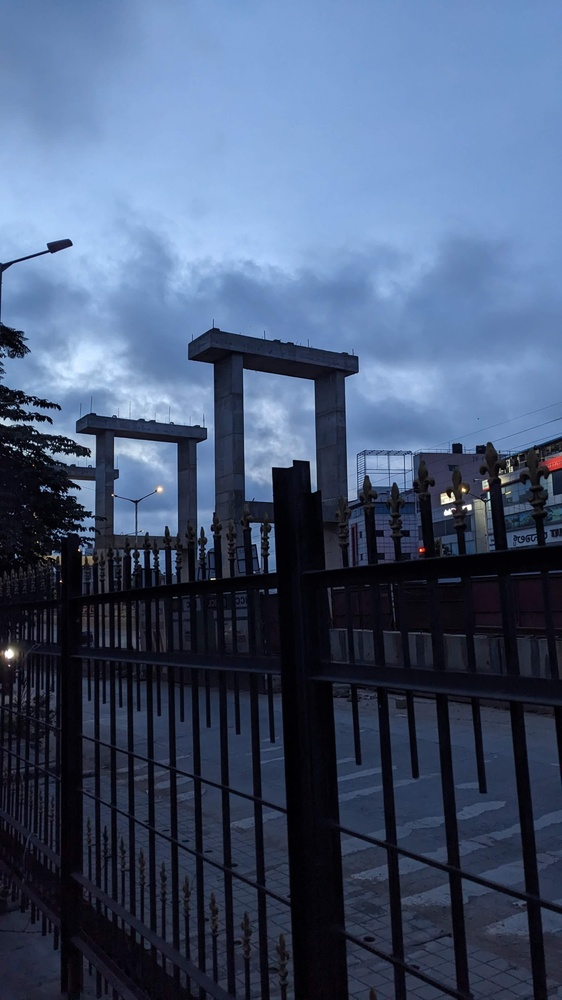
#> input picture Temp/GP_PXL_20240926_003004774_with_updated_exif.jpg, 562 x 1000 px, shrunk from 2268 x 4032 before the run, found by its file name
$ jupyter execute color_model.ipynb
#> lines starting #> are read from the running program, lines starting #| are printed output that depends on the picture; after the words box and inside, x2 and y2 are one past the last pixel; in counts of white or black regions, pixels touching at a corner belong together
[cell 1]
import numpy as np
import cv2
from PIL import Image
import matplotlib.pyplot as plt
import seaborn as sns

[cell 2]
picture1 = cv2.imread('/Users/sumitsaha/Desktop/DataScience_Udemy/ComputerVision/Practice/Temp/GP_PXL_20240926_003004774_with_updated_exif.jpg')
#> picture1 is the input picture: shape (1000, 562, 3); mean B, G, R 116.8, 87.7, 71.1
picture1_RGB = cv2.cvtColor(picture1,cv2.COLOR_BGR2RGB)
picture2 = cv2.cvtColor(picture1_RGB, cv2.COLOR_RGB2HSV_FULL)
#> picture2: shape (1000, 562, 3); mean H, S, V 160.5, 114.6, 116.9

[cell 3]
plt.figure(figsize=(16,8))

plt.subplot(1,3,1)
plt.imshow(picture1_RGB)
plt.title('RGB Image')

plt.subplot(1,3,2)
plt.title('HSV Image')
plt.imshow(picture2)

plt.subplot(1,3,3)
plt.title('BGR Image')
plt.imshow(picture1)

plt.tight_layout()
plt.show()
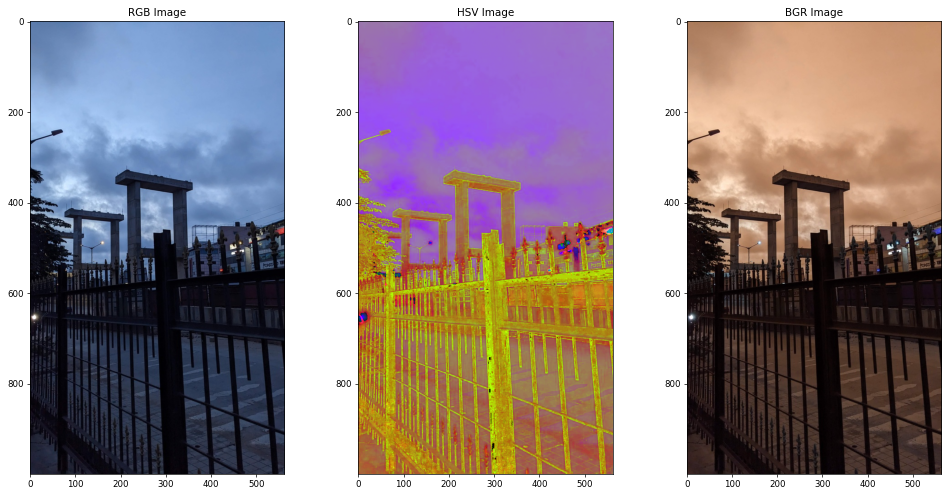
#> figure drawn by matplotlib, 3 panels; B, G, R data is drawn as R, G, B

### HSV Plot

[cell 4]
image = cv2.imread('/Users/sumitsaha/Desktop/DataScience_Udemy/ComputerVision/Practice/Temp/GP_PXL_20240926_003004774_with_updated_exif.jpg')
image_RGB = cv2.cvtColor(image,cv2.COLOR_BGR2RGB)
image_HSV = cv2.cvtColor(image_RGB, cv2.COLOR_RGB2HSV_FULL)

hue_hist = cv2.calcHist([image_HSV],[0],None,[180],[0,180])
#> hue_hist = 180 values, max 137551 at index 153, min 0 at index 52, mean 3002.7
sat_hist = cv2.calcHist([image_HSV],[1],None,[256],[0,256])
#> sat_hist = 256 values, max 15809 at index 108, min 0 at index 251, mean 2195.3
value_hist = cv2.calcHist([image_HSV],[2],None,[256],[0,256])
#> value_hist = 256 values, max 7727 at index 11, min 31 at index 0, mean 2195.3

plt.figure(figsize=(18,8))
plt.subplot(1,3,1)
sns.lineplot(x=np.arange(180),y=hue_hist[:,0],color='orange')
plt.title('Hue Histrogram')
plt.xlabel('Hue Label')
plt.ylabel('Frequency')

plt.subplot(1,3,2)
sns.lineplot(x=np.arange(256),y=sat_hist[:,0],color='green')
plt.title('Saturation Histrogram')
plt.xlabel('Saturation Label')
plt.ylabel('Frequency')

plt.subplot(1,3,3)
sns.lineplot(x=np.arange(256),y=value_hist[:,0],color='blue')
plt.title('Value Histrogram')
plt.xlabel('Value Label')
plt.ylabel('Frequency')
plt.tight_layout() ## Adjust for better spacing between subplot
plt.show()
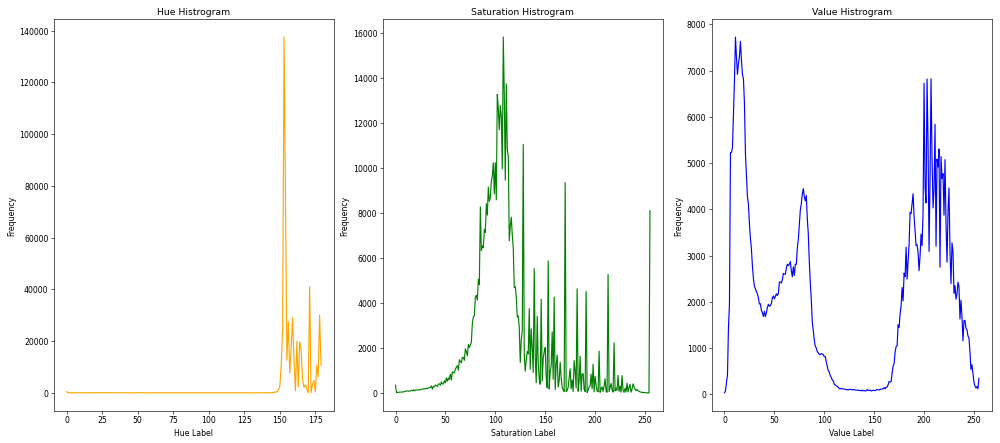
#> figure drawn by matplotlib, 3 panels; panel 1: curve peaks at x = 153, y = 137551; panel 2: curve peaks at x = 108, y = 15809; panel 3: curve peaks at x = 11, y = 7727

### RGB Plot

[cell 5]
image = cv2.imread('Temp/GP_PXL_20240926_003004774_with_updated_exif.jpg')
image_RGB = cv2.cvtColor(image, cv2.COLOR_BGR2RGB)

r_hist = cv2.calcHist([image_RGB],[0],None,[256],[0,256])
#> r_hist = 256 values, max 13504 at index 6, min 0 at index 221, mean 2195.3
g_hist = cv2.calcHist([image_RGB],[1],None,[256],[0,256])
#> g_hist = 256 values, max 13614 at index 5, min 2 at index 245, mean 2195.3
b_hist = cv2.calcHist([image_RGB],[2],None,[256],[0,256])
#> b_hist = 256 values, max 7727 at index 11, min 64 at index 141, mean 2195.3

plt.figure(figsize=(18,8))

plt.subplot(1,3,1)
sns.lineplot(x=np.arange(256),y=r_hist[:,0],color='red')
plt.title('Red Histrogram')
plt.xlabel('Red Label')
plt.ylabel('Frequency')

plt.subplot(1,3,2)
sns.lineplot(x=np.arange(256),y=g_hist[:,0],color='green')
plt.title('Green Histrogram')
plt.xlabel('Green Label')
plt.ylabel('Frequency')

plt.subplot(1,3,3)
sns.lineplot(x=np.arange(256),y=b_hist[:,0],color='blue')
plt.title('Blue Histrogram')
plt.xlabel('Blue Label')
plt.ylabel('Frequency')

plt.tight_layout()
plt.show()
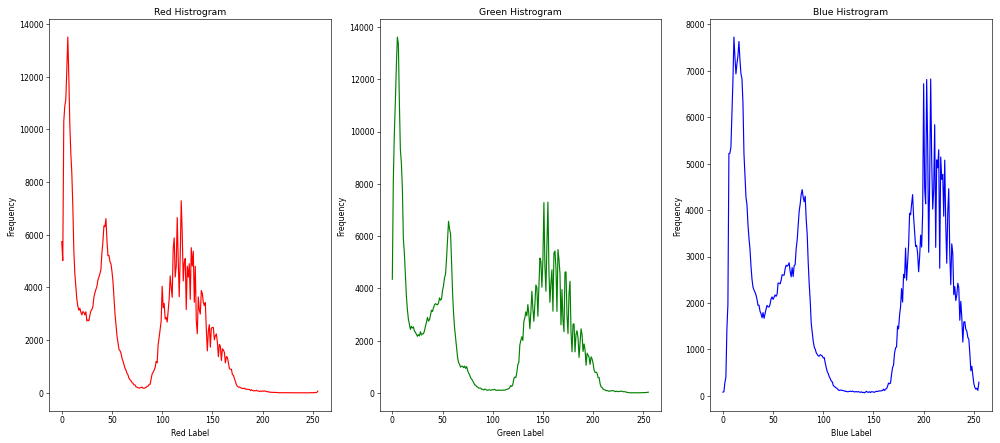
#> figure drawn by matplotlib, 3 panels; panel 1: curve peaks at x = 6, y = 13504; panel 2: curve peaks at x = 5, y = 13614; panel 3: curve peaks at x = 11, y = 7727

### Predict Warm vs Cool image

[cell 6]
# image = cv2.imread('Temp/GP_PXL_20240926_003004774_with_updated_exif.jpg')
# image_HSV = cv2.cvtColor(image,cv2.COLOR_BGR2HSV)
def warmvscool(file):
#> called with file = 'Temp/forest-5038025_1280.jpg'
    image = cv2.imread(file)
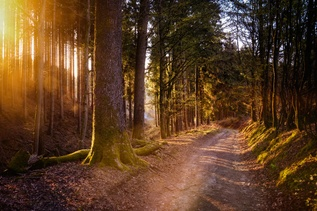
#> input picture Temp/forest-5038025_1280.jpg, 317 x 211 px, shrunk from 1280 x 852 before the run
#> image is the input picture: shape (211, 317, 3); mean B, G, R 36.7, 62.8, 93.6
    image_HSV = cv2.cvtColor(image,cv2.COLOR_BGR2HSV)
#> image_HSV: shape (211, 317, 3); mean H, S, V 24.1, 165, 94.2
    hue = image_HSV[:,:,0]
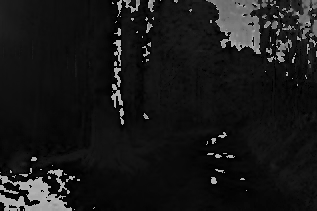
#> hue: shape (211, 317); min 0, max 179, mean 24.1

    warm_mask = (hue>=0) & (hue<=60)
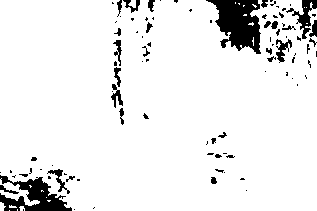
#> warm_mask: shape (211, 317) bool; 92.1% white; 94 black regions (64 under 20 px), largest, box (x1, y1, x2, y2) and area: (206, 0, 261, 54) 1804, (0, 175, 72, 211) 1256, (286, 0, 317, 39) 384
    cool_mask = (hue>=90) & (hue<=180)
#> cool_mask: shape (211, 317) bool; 7.8% white; 96 white regions (66 under 20 px), largest, box (x1, y1, x2, y2) and area: (206, 0, 261, 54) 1795, (0, 175, 72, 211) 1256, (292, 0, 317, 39) 316

    warm_percent = np.sum(warm_mask)/hue.size *100
#> warm_percent = 92.08
    cool_percent = np.sum(cool_mask)/hue.size *100
#> cool_percent = 7.78

    if warm_percent>cool_percent:
        prediction = 'Warm Image'
    else:
        prediction='Cool Image'

    print(f'Warm Percentage: {round(warm_percent,4)}')
#| Warm Percentage: 92.0807
    print(f'Cool Percentage: {round(cool_percent,4)}')
#| Cool Percentage: 7.7833
    return prediction

[cell 7]
warmvscool('Temp/forest-5038025_1280.jpg')

### Dull vs Bright Image Prediction

[cell 8]
def dullvsbright(file):
#> called with file = 'Temp/dull-5369074_1280.jpg'
    image = cv2.imread(file)
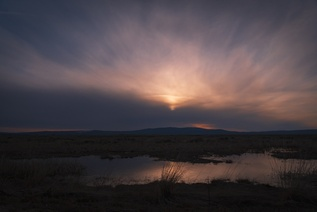
#> input picture Temp/dull-5369074_1280.jpg, 317 x 212 px, shrunk from 1280 x 853 before the run
#> image is the input picture: shape (212, 317, 3); mean B, G, R 68.5, 64.7, 74.2
    image_HSV = cv2.cvtColor(image,cv2.COLOR_BGR2HSV)
#> image_HSV: shape (212, 317, 3); mean H, S, V 95.1, 49.9, 79.1

    saturation = image_HSV[:,:,1]
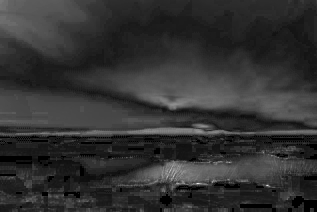
#> saturation: shape (212, 317); min 0, max 231, mean 49.9
    value = image_HSV[:,:,2]
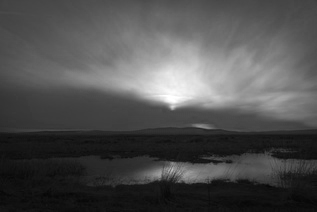
#> value: shape (212, 317); min 6, max 255, mean 79.1

    saturation_threshold = 80
    value_threshold = 100

    dull_mask = (saturation<saturation_threshold)&(value<value_threshold)
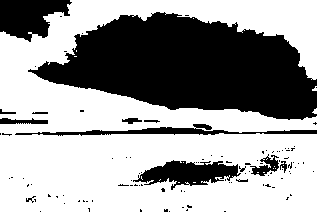
#> dull_mask: shape (212, 317) bool; 62% white; 105 black regions (91 under 20 px), largest, box (x1, y1, x2, y2) and area: (28, 12, 317, 120) 19613, (0, 0, 72, 42) 2002, (133, 160, 241, 190) 1713

    dull_percentage = np.sum(dull_mask)/saturation.size *100
#> dull_percentage = 61.98

    if dull_percentage>50:
        prediction = 'Dull Image'
    else:
        prediction = 'Bright Image'

    print(f'Dull Percentage: {round(dull_percentage,4)}')
#| Dull Percentage: 61.9829
    return prediction
